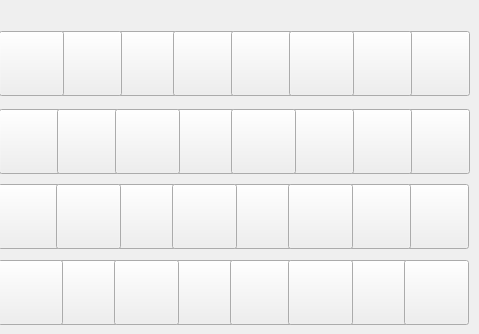
    <widget class="QWidget" name="j7_page">
     <widget class="QPushButton" name="j7_08_pushButton">
      <property name="geometry">
       <rect>
        <x>405</x>
        <y>31</y>
        <width>65</width>
        <height>65</height>
       </rect>
      </property>
      <property name="minimumSize">
       <size>
        <width>60</width>
        <height>60</height>
       </size>
      </property>
      <property name="maximumSize">
       <size>
        <width>65</width>
        <height>65</height>
       </size>
      </property>
      <property name="font">
       <font>
        <pointsize>40</pointsize>
       </font>
      </property>
      <property name="text">
       <string/>
      </property>
      <property name="checkable">
       <bool>false</bool>
      </property>
     </widget>
     <widget class="QPushButton" name="j7_03_pushButton">
      <property name="geometry">
       <rect>
        <x>115</x>
        <y>31</y>
        <width>65</width>
        <height>65</height>
       </rect>
      </property>
      <property name="minimumSize">
       <size>
        <width>60</width>
        <height>60</height>
       </size>
      </property>
      <property name="maximumSize">
       <size>
        <width>65</width>
        <height>65</height>
       </size>
      </property>
      <property name="font">
       <font>
        <pointsize>40</pointsize>
       </font>
      </property>
      <property name="text">
       <string/>
      </property>
     </widget>
     <widget class="QPushButton" name="j7_04_pushButton">
      <property name="geometry">
       <rect>
        <x>173</x>
        <y>31</y>
        <width>65</width>
        <height>65</height>
       </rect>
      </property>
      <property name="minimumSize">
       <size>
        <width>60</width>
        <height>60</height>
       </size>
      </property>
      <property name="maximumSize">
       <size>
        <width>65</width>
        <height>65</height>
       </size>
      </property>
      <property name="font">
       <font>
        <pointsize>40</pointsize>
       </font>
      </property>
      <property name="text">
       <string/>
      </property>
     </widget>
     <widget class="QPushButton" name="j7_02_pushButton">
      <property name="geometry">
       <rect>
        <x>57</x>
        <y>31</y>
        <width>65</width>
        <height>65</height>
       </rect>
      </property>
      <property name="minimumSize">
       <size>
        <width>60</width>
        <height>60</height>
       </size>
      </property>
      <property name="maximumSize">
       <size>
        <width>65</width>
        <height>65</height>
       </size>
      </property>
      <property name="font">
       <font>
        <pointsize>40</pointsize>
       </font>
      </property>
      <property name="text">
       <string/>
      </property>
     </widget>
     <widget class="QPushButton" name="j7_07_pushButton">
      <property name="geometry">
       <rect>
        <x>347</x>
        <y>31</y>
        <width>65</width>
        <height>65</height>
       </rect>
      </property>
      <property name="minimumSize">
       <size>
        <width>60</width>
        <height>60</height>
       </size>
      </property>
      <property name="maximumSize">
       <size>
        <width>65</width>
        <height>65</height>
       </size>
      </property>
      <property name="font">
       <font>
        <pointsize>40</pointsize>
       </font>
      </property>
      <property name="text">
       <string/>
      </property>
      <property name="checkable">
       <bool>false</bool>
      </property>
     </widget>
     <widget class="QPushButton" name="j7_05_pushButton">
      <property name="geometry">
       <rect>
        <x>231</x>
        <y>31</y>
        <width>65</width>
        <height>65</height>
       </rect>
      </property>
      <property name="minimumSize">
       <size>
        <width>60</width>
        <height>60</height>
       </size>
      </property>
      <property name="maximumSize">
       <size>
        <width>65</width>
        <height>65</height>
       </size>
      </property>
      <property name="font">
       <font>
        <pointsize>40</pointsize>
       </font>
      </property>
      <property name="text">
       <string/>
      </property>
     </widget>
     <widget class="QPushButton" name="j7_06_pushButton">
      <property name="geometry">
       <rect>
        <x>289</x>
        <y>31</y>
        <width>65</width>
        <height>65</height>
       </rect>
      </property>
      <property name="minimumSize">
       <size>
        <width>60</width>
        <height>60</height>
       </size>
      </property>
      <property name="maximumSize">
       <size>
        <width>65</width>
        <height>65</height>
       </size>
      </property>
      <property name="font">
       <font>
        <pointsize>40</pointsize>
       </font>
      </property>
      <property name="text">
       <string/>
      </property>
      <property name="checkable">
       <bool>false</bool>
      </property>
     </widget>
     <widget class="QPushButton" name="j7_01_pushButton">
      <property name="geometry">
       <rect>
        <x>-1</x>
        <y>31</y>
        <width>65</width>
        <height>65</height>
       </rect>
      </property>
      <property name="minimumSize">
       <size>
        <width>60</width>
        <height>60</height>
       </size>
      </property>
      <property name="maximumSize">
       <size>
        <width>65</width>
        <height>65</height>
       </size>
      </property>
      <property name="font">
       <font>
        <pointsize>40</pointsize>
       </font>
      </property>
      <property name="text">
       <string/>
      </property>
     </widget>
     <widget class="QPushButton" name="j7_16_pushButton">
      <property name="geometry">
       <rect>
        <x>405</x>
        <y>109</y>
        <width>65</width>
        <height>65</height>
       </rect>
      </property>
      <property name="minimumSize">
       <size>
        <width>60</width>
        <height>60</height>
       </size>
      </property>
      <property name="maximumSize">
       <size>
        <width>65</width>
        <height>65</height>
       </size>
      </property>
      <property name="font">
       <font>
        <pointsize>40</pointsize>
       </font>
      </property>
      <property name="text">
       <string/>
      </property>
      <property name="checkable">
       <bool>false</bool>
      </property>
     </widget>
     <widget class="QPushButton" name="j7_12_pushButton">
      <property name="geometry">
       <rect>
        <x>173</x>
        <y>109</y>
        <width>65</width>
        <height>65</height>
       </rect>
      </property>
      <property name="minimumSize">
       <size>
        <width>60</width>
        <height>60</height>
       </size>
      </property>
      <property name="maximumSize">
       <size>
        <width>65</width>
        <height>65</height>
       </size>
      </property>
      <property name="font">
       <font>
        <pointsize>40</pointsize>
       </font>
      </property>
      <property name="text">
       <string/>
      </property>
     </widget>
     <widget class="QPushButton" name="j7_09_pushButton">
      <property name="geometry">
       <rect>
        <x>-1</x>
        <y>109</y>
        <width>65</width>
        <height>65</height>
       </rect>
      </property>
      <property name="minimumSize">
       <size>
        <width>60</width>
        <height>60</height>
       </size>
      </property>
      <property name="maximumSize">
       <size>
        <width>65</width>
        <height>65</height>
       </size>
      </property>
      <property name="font">
       <font>
        <pointsize>40</pointsize>
       </font>
      </property>
      <property name="text">
       <string/>
      </property>
     </widget>
     <widget class="QPushButton" name="j7_15_pushButton">
      <property name="geometry">
       <rect>
        <x>347</x>
        <y>109</y>
        <width>65</width>
        <height>65</height>
       </rect>
      </property>
      <property name="minimumSize">
       <size>
        <width>60</width>
        <height>60</height>
       </size>
      </property>
      <property name="maximumSize">
       <size>
        <width>65</width>
        <height>65</height>
       </size>
      </property>
      <property name="font">
       <font>
        <pointsize>40</pointsize>
       </font>
      </property>
      <property name="text">
       <string/>
      </property>
      <property name="checkable">
       <bool>false</bool>
      </property>
     </widget>
     <widget class="QPushButton" name="j7_10_pushButton">
      <property name="geometry">
       <rect>
        <x>57</x>
        <y>109</y>
        <width>65</width>
        <height>65</height>
       </rect>
      </property>
      <property name="minimumSize">
       <size>
        <width>60</width>
        <height>60</height>
       </size>
      </property>
      <property name="maximumSize">
       <size>
        <width>65</width>
        <height>65</height>
       </size>
      </property>
      <property name="font">
       <font>
        <pointsize>40</pointsize>
       </font>
      </property>
      <property name="text">
       <string/>
      </property>
     </widget>
     <widget class="QPushButton" name="j7_14_pushButton">
      <property name="geometry">
       <rect>
        <x>289</x>
        <y>109</y>
        <width>65</width>
        <height>65</height>
       </rect>
      </property>
      <property name="minimumSize">
       <size>
        <width>60</width>
        <height>60</height>
       </size>
      </property>
      <property name="maximumSize">
       <size>
        <width>65</width>
        <height>65</height>
       </size>
      </property>
      <property name="font">
       <font>
        <pointsize>40</pointsize>
       </font>
      </property>
      <property name="text">
       <string/>
      </property>
     </widget>
     <widget class="QPushButton" name="j7_11_pushButton">
      <property name="geometry">
       <rect>
        <x>115</x>
        <y>109</y>
        <width>65</width>
        <height>65</height>
       </rect>
      </property>
      <property name="minimumSize">
       <size>
        <width>60</width>
        <height>60</height>
       </size>
      </property>
      <property name="maximumSize">
       <size>
        <width>65</width>
        <height>65</height>
       </size>
      </property>
      <property name="font">
       <font>
        <pointsize>40</pointsize>
       </font>
      </property>
      <property name="text">
       <string/>
      </property>
     </widget>
     <widget class="QPushButton" name="j7_13_pushButton">
      <property name="geometry">
       <rect>
        <x>231</x>
        <y>109</y>
        <width>65</width>
        <height>65</height>
       </rect>
      </property>
      <property name="minimumSize">
       <size>
        <width>60</width>
        <height>60</height>
       </size>
      </property>
      <property name="maximumSize">
       <size>
        <width>65</width>
        <height>65</height>
       </size>
      </property>
      <property name="font">
       <font>
        <pointsize>40</pointsize>
       </font>
      </property>
      <property name="text">
       <string/>
      </property>
     </widget>
     <widget class="QPushButton" name="j7_24_pushButton">
      <property name="geometry">
       <rect>
        <x>404</x>
        <y>184</y>
        <width>65</width>
        <height>65</height>
       </rect>
      </property>
      <property name="minimumSize">
       <size>
        <width>60</width>
        <height>60</height>
       </size>
      </property>
      <property name="maximumSize">
       <size>
        <width>65</width>
        <height>65</height>
       </size>
      </property>
      <property name="font">
       <font>
        <pointsize>40</pointsize>
       </font>
      </property>
      <property name="text">
       <string/>
      </property>
      <property name="checkable">
       <bool>false</bool>
      </property>
     </widget>
     <widget class="QPushButton" name="j7_17_pushButton">
      <property name="geometry">
       <rect>
        <x>-2</x>
        <y>184</y>
        <width>65</width>
        <height>65</height>
       </rect>
      </property>
      <property name="minimumSize">
       <size>
        <width>60</width>
        <height>60</height>
       </size>
      </property>
      <property name="maximumSize">
       <size>
        <width>65</width>
        <height>65</height>
       </size>
      </property>
      <property name="font">
       <font>
        <pointsize>40</pointsize>
       </font>
      </property>
      <property name="text">
       <string/>
      </property>
     </widget>
     <widget class="QPushButton" name="j7_19_pushButton">
      <property name="geometry">
       <rect>
        <x>114</x>
        <y>184</y>
        <width>65</width>
        <height>65</height>
       </rect>
      </property>
      <property name="minimumSize">
       <size>
        <width>60</width>
        <height>60</height>
       </size>
      </property>
      <property name="maximumSize">
       <size>
        <width>65</width>
        <height>65</height>
       </size>
      </property>
      <property name="font">
       <font>
        <pointsize>40</pointsize>
       </font>
      </property>
      <property name="text">
       <string/>
      </property>
     </widget>
     <widget class="QPushButton" name="j7_21_pushButton">
      <property name="geometry">
       <rect>
        <x>230</x>
        <y>184</y>
        <width>65</width>
        <height>65</height>
       </rect>
      </property>
      <property name="minimumSize">
       <size>
        <width>60</width>
        <height>60</height>
       </size>
      </property>
      <property name="maximumSize">
       <size>
        <width>65</width>
        <height>65</height>
       </size>
      </property>
      <property name="font">
       <font>
        <pointsize>40</pointsize>
       </font>
      </property>
      <property name="text">
       <string/>
      </property>
     </widget>
     <widget class="QPushButton" name="j7_23_pushButton">
      <property name="geometry">
       <rect>
        <x>346</x>
        <y>184</y>
        <width>65</width>
        <height>65</height>
       </rect>
      </property>
      <property name="minimumSize">
       <size>
        <width>60</width>
        <height>60</height>
       </size>
      </property>
      <property name="maximumSize">
       <size>
        <width>65</width>
        <height>65</height>
       </size>
      </property>
      <property name="font">
       <font>
        <pointsize>40</pointsize>
       </font>
      </property>
      <property name="text">
       <string/>
      </property>
      <property name="checkable">
       <bool>false</bool>
      </property>
     </widget>
     <widget class="QPushButton" name="j7_18_pushButton">
      <property name="geometry">
       <rect>
        <x>56</x>
        <y>184</y>
        <width>65</width>
        <height>65</height>
       </rect>
      </property>
      <property name="minimumSize">
       <size>
        <width>60</width>
        <height>60</height>
       </size>
      </property>
      <property name="maximumSize">
       <size>
        <width>65</width>
        <height>65</height>
       </size>
      </property>
      <property name="font">
       <font>
        <pointsize>40</pointsize>
       </font>
      </property>
      <property name="text">
       <string/>
      </property>
     </widget>
     <widget class="QPushButton" name="j7_22_pushButton">
      <property name="geometry">
       <rect>
        <x>288</x>
        <y>184</y>
        <width>65</width>
        <height>65</height>
       </rect>
      </property>
      <property name="minimumSize">
       <size>
        <width>60</width>
        <height>60</height>
       </size>
      </property>
      <property name="maximumSize">
       <size>
        <width>65</width>
        <height>65</height>
       </size>
      </property>
      <property name="font">
       <font>
        <pointsize>40</pointsize>
       </font>
      </property>
      <property name="text">
       <string/>
      </property>
     </widget>
     <widget class="QPushButton" name="j7_20_pushButton">
      <property name="geometry">
       <rect>
        <x>172</x>
        <y>184</y>
        <width>65</width>
        <height>65</height>
       </rect>
      </property>
      <property name="minimumSize">
       <size>
        <width>60</width>
        <height>60</height>
       </size>
      </property>
      <property name="maximumSize">
       <size>
        <width>65</width>
        <height>65</height>
       </size>
      </property>
      <property name="font">
       <font>
        <pointsize>40</pointsize>
       </font>
      </property>
      <property name="text">
       <string/>
      </property>
     </widget>
     <widget class="QPushButton" name="j7_26_pushButton">
      <property name="geometry">
       <rect>
        <x>56</x>
        <y>260</y>
        <width>65</width>
        <height>65</height>
       </rect>
      </property>
      <property name="minimumSize">
       <size>
        <width>60</width>
        <height>60</height>
       </size>
      </property>
      <property name="maximumSize">
       <size>
        <width>65</width>
        <height>65</height>
       </size>
      </property>
      <property name="font">
       <font>
        <pointsize>40</pointsize>
       </font>
      </property>
      <property name="text">
       <string/>
      </property>
     </widget>
     <widget class="QPushButton" name="j7_28_pushButton">
      <property name="geometry">
       <rect>
        <x>172</x>
        <y>260</y>
        <width>65</width>
        <height>65</height>
       </rect>
      </property>
      <property name="minimumSize">
       <size>
        <width>60</width>
        <height>60</height>
       </size>
      </property>
      <property name="maximumSize">
       <size>
        <width>65</width>
        <height>65</height>
       </size>
      </property>
      <property name="font">
       <font>
        <pointsize>40</pointsize>
       </font>
      </property>
      <property name="text">
       <string/>
      </property>
     </widget>
     <widget class="QPushButton" name="j7_31_pushButton">
      <property name="geometry">
       <rect>
        <x>346</x>
        <y>260</y>
        <width>65</width>
        <height>65</height>
       </rect>
      </property>
      <property name="minimumSize">
       <size>
        <width>60</width>
        <height>60</height>
       </size>
      </property>
      <property name="maximumSize">
       <size>
        <width>65</width>
        <height>65</height>
       </size>
      </property>
      <property name="font">
       <font>
        <pointsize>40</pointsize>
       </font>
      </property>
      <property name="text">
       <string/>
      </property>
      <property name="checkable">
       <bool>false</bool>
      </property>
     </widget>
     <widget class="QPushButton" name="j7_25_pushButton">
      <property name="geometry">
       <rect>
        <x>-2</x>
        <y>260</y>
        <width>65</width>
        <height>65</height>
       </rect>
      </property>
      <property name="minimumSize">
       <size>
        <width>60</width>
        <height>60</height>
       </size>
      </property>
      <property name="maximumSize">
       <size>
        <width>65</width>
        <height>65</height>
       </size>
      </property>
      <property name="font">
       <font>
        <pointsize>40</pointsize>
       </font>
      </property>
      <property name="text">
       <string/>
      </property>
     </widget>
     <widget class="QPushButton" name="j7_29_pushButton">
      <property name="geometry">
       <rect>
        <x>230</x>
        <y>260</y>
        <width>65</width>
        <height>65</height>
       </rect>
      </property>
      <property name="minimumSize">
       <size>
        <width>60</width>
        <height>60</height>
       </size>
      </property>
      <property name="maximumSize">
       <size>
        <width>65</width>
        <height>65</height>
       </size>
      </property>
      <property name="font">
       <font>
        <pointsize>40</pointsize>
       </font>
      </property>
      <property name="text">
       <string/>
      </property>
     </widget>
     <widget class="QPushButton" name="j7_32_pushButton">
      <property name="geometry">
       <rect>
        <x>404</x>
        <y>260</y>
        <width>65</width>
        <height>65</height>
       </rect>
      </property>
      <property name="minimumSize">
       <size>
        <width>60</width>
        <height>60</height>
       </size>
      </property>
      <property name="maximumSize">
       <size>
        <width>65</width>
        <height>65</height>
       </size>
      </property>
      <property name="font">
       <font>
        <pointsize>40</pointsize>
       </font>
      </property>
      <property name="text">
       <string/>
      </property>
      <property name="checkable">
       <bool>false</bool>
      </property>
     </widget>
     <widget class="QPushButton" name="j7_27_pushButton">
      <property name="geometry">
       <rect>
        <x>114</x>
        <y>260</y>
        <width>65</width>
        <height>65</height>
       </rect>
      </property>
      <property name="minimumSize">
       <size>
        <width>60</width>
        <height>60</height>
       </size>
      </property>
      <property name="maximumSize">
       <size>
        <width>65</width>
        <height>65</height>
       </size>
      </property>
      <property name="font">
       <font>
        <pointsize>40</pointsize>
       </font>
      </property>
      <property name="text">
       <string/>
      </property>
     </widget>
     <widget class="QPushButton" name="j7_30_pushButton">
      <property name="geometry">
       <rect>
        <x>288</x>
        <y>260</y>
        <width>65</width>
        <height>65</height>
       </rect>
      </property>
      <property name="minimumSize">
       <size>
        <width>60</width>
        <height>60</height>
       </size>
      </property>
      <property name="maximumSize">
       <size>
        <width>65</width>
        <height>65</height>
       </size>
      </property>
      <property name="font">
       <font>
        <pointsize>40</pointsize>
       </font>
      </property>
      <property name="text">
       <string/>
      </property>
     </widget>
    </widget>
